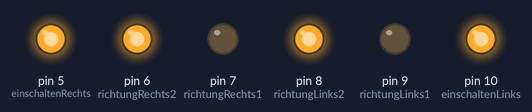
The sketch below on a simulated Arduino Uno, built with avr-gcc and run on an emulated ATmega328P. Shown: output pins drawn as LEDs (lit = HIGH).

Above: at 2.5 s.
At 6.5 s:
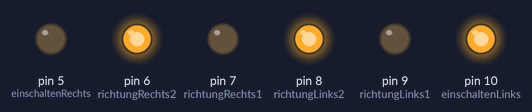
At 9.5 s:
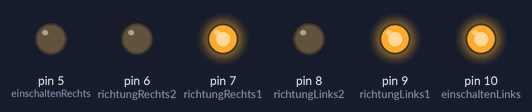
At 13.5 s:
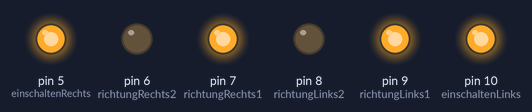
Timing chart, 0 to 18.4 s (numbered marks = the images above):
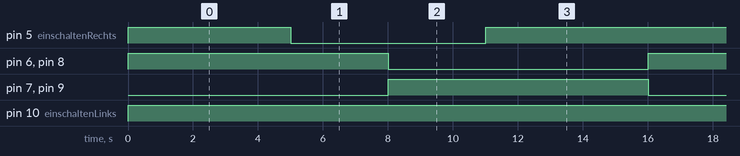

The sketch:

ClemiBot.ino
```cpp
// Hier wird festgelegt, an welche Pins wir die Motoren anschließen und wie die Pins heißen sollen, an die wir die Motoren anschließen

// Motoren links
int einschaltenLinks = 10;
int richtungLinks1 = 9;
int richtungLinks2 = 8;

// Motoren rechts
int einschaltenRechts = 5;
int richtungRechts1 = 7;
int richtungRechts2 = 6;


// Hier wird festgelegt was die Pins machen sollen
void setup()
{
  // Wir sagen allen Pins, dass sie Ausgänge sind, also die Informationen an die Motoren aus den Pins herausgehen
  pinMode(einschaltenLinks, OUTPUT);
  pinMode(richtungLinks1, OUTPUT);
  pinMode(richtungLinks2, OUTPUT);

  pinMode(einschaltenRechts, OUTPUT);
  pinMode(richtungRechts1, OUTPUT);
  pinMode(richtungRechts2, OUTPUT);
}

void loop()
{
// Erstmal volle Pulle geradeaus fahren
  // Hier sagen wir den linken Motoren, dass sie sich vorwärts drehen sollen
  digitalWrite(richtungLinks1, LOW);
  digitalWrite(richtungLinks2, HIGH);
  // Hier schalten wir die linken Motoren ein mit einer Geschwindigkeit zwischen 0~255
  analogWrite(einschaltenLinks, 255);

  // Hier sagen wir den rechten Motoren, dass sie sich vorwärts drehen sollen
  digitalWrite(richtungRechts1, LOW);
  digitalWrite(richtungRechts2, HIGH);
  // Hier schalten wir die rechten Motoren ein mit einer Geschwindigkeit zwischen 0~255
  analogWrite(einschaltenRechts, 255);

  // Hier warten wir 5000 Millisekunden = 5 Sekunden, bevor der Computer einen neuen Auftrag bekommt
  delay(5000);

// Dann Rechtskurve fahren
    // Hier schalten wir die linken Motoren ein mit einer Geschwindigkeit zwischen 0~255
  analogWrite(einschaltenLinks, 255);

  // Hier schalten wir die rechten Motoren ein mit einer Geschwindigkeit zwischen 0~255
  analogWrite(einschaltenRechts, 0);

  // Hier warten wir 3000 Millisekunden = 3 Sekunden, bevor der Computer einen neuen Auftrag bekommt
  delay(3000);

// Jetzt Rechtskurve rückwärts
  // Hier sagen wir den linken Motoren, dass sie sich rückwärts drehen sollen
  digitalWrite(richtungLinks1, HIGH);
  digitalWrite(richtungLinks2, LOW);

  // Hier sagen wir den rechten Motoren, dass sie sich rückwärts drehen sollen
  digitalWrite(richtungRechts1, HIGH);
  digitalWrite(richtungRechts2, LOW);

  // Hier warten wir 3000 Millisekunden = 3 Sekunden, bevor der Computer einen neuen Auftrag bekommt
  delay(3000);

// Jetzt geradeaus rückwärts
   // Hier schalten wir die linken Motoren ein mit einer Geschwindigkeit zwischen 0~255
  analogWrite(einschaltenLinks, 255);

  // Hier schalten wir die rechten Motoren ein mit einer Geschwindigkeit zwischen 0~255
  analogWrite(einschaltenRechts, 255);

  // Hier warten wir 5000 Millisekunden = 5 Sekunden, bevor der Computer einen neuen Auftrag bekommt
  delay(5000);

// Und jetzt fängt er wieder von oben an
}
```

Measured:
- by itself, pin 5 (einschaltenRechts): repeats every 16.0 s: LOW 6.0 s, HIGH 10.0 s
- by itself, pin 10 (einschaltenLinks): LOW → HIGH at 0.00 s
- by itself, pin 6 (richtungRechts2), pin 7 (richtungRechts1), pin 8 (richtungLinks2), pin 9 (richtungLinks1): alternates HIGH for 8.0 s and LOW for 8.0 s
